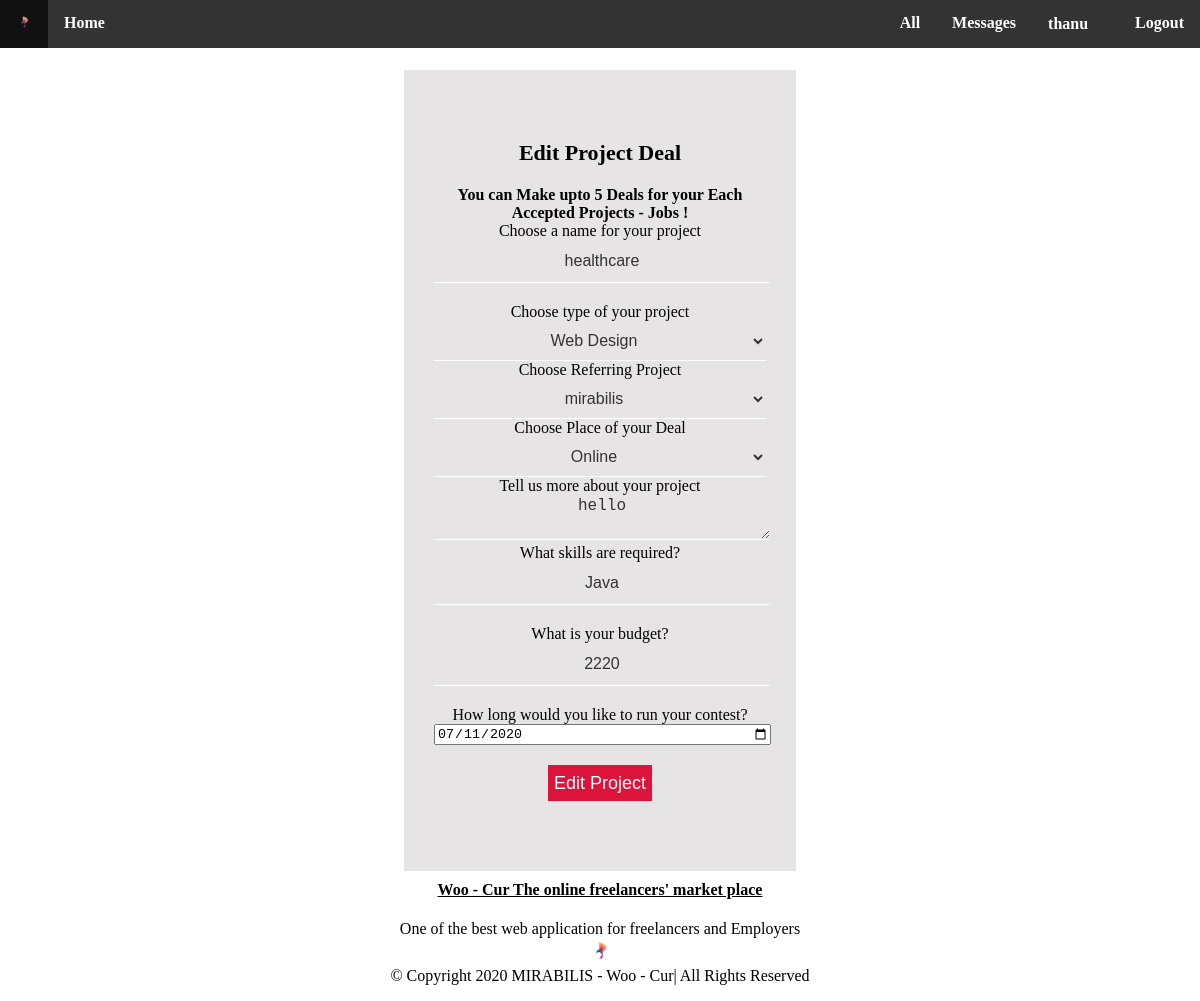
Page /dealspost.php?pid=1 (signed in) on the committed database.
### tables this page shows
CREATE TABLE IF NOT EXISTS `user` (
  `id` int(11) NOT NULL AUTO_INCREMENT,
  `name` varchar(255) NOT NULL,
  `password` varchar(255) NOT NULL,
  `address` varchar(255) NOT NULL,
  `email` varchar(255) NOT NULL,
  `contact` varchar(255) NOT NULL,
  `dob` date NOT NULL,
  `gender` varchar(255) NOT NULL,
  `usertype` varchar(255) NOT NULL,
  `photo` varchar(255) NOT NULL,
  `verification` tinyint(4) NOT NULL,
  `cv` varchar(255) NOT NULL,
  `identy` varchar(255) NOT NULL,
  PRIMARY KEY (`id`)
);

CREATE TABLE IF NOT EXISTS `project` (
  `id` int(11) NOT NULL AUTO_INCREMENT,
  `title` varchar(255) NOT NULL,
  `description` varchar(255) NOT NULL,
  `category` varchar(255) NOT NULL,
  `skill` varchar(255) NOT NULL,
  `project_leader` varchar(255) NOT NULL,
  `date` date NOT NULL,
  `cost` varchar(255) NOT NULL,
  `status` varchar(255) NOT NULL,
  `f_user` varchar(255) NOT NULL,
  `file` text NOT NULL,
  `payment` tinyint(1) NOT NULL,
  `place` varchar(255) NOT NULL,
  `payment_file` varchar(255) NOT NULL,
  `time` timestamp NOT NULL DEFAULT CURRENT_TIMESTAMP ON UPDATE CURRENT_TIMESTAMP,
  `method` varchar(255) NOT NULL,
  `ref_job` varchar(255) NOT NULL,
  PRIMARY KEY (`id`)
);

CREATE TABLE IF NOT EXISTS `category` (
  `id` int(11) NOT NULL AUTO_INCREMENT,
  `skill_sort` varchar(255) NOT NULL,
  PRIMARY KEY (`id`)
);

CREATE TABLE IF NOT EXISTS `job` (
  `id` int(11) NOT NULL AUTO_INCREMENT,
  `title` varchar(255) NOT NULL,
  `description` varchar(255) NOT NULL,
  `category` varchar(255) NOT NULL,
  `skill` varchar(255) NOT NULL,
  `e_user` varchar(255) NOT NULL,
  `date` date NOT NULL,
  `cost` varchar(255) NOT NULL,
  `status` varchar(255) NOT NULL,
  `f_user` int(11) NOT NULL,
  `file` text NOT NULL,
  `time` timestamp NOT NULL DEFAULT CURRENT_TIMESTAMP ON UPDATE CURRENT_TIMESTAMP,
  `place` varchar(255) NOT NULL,
  `payment` tinyint(1) NOT NULL,
  `payment_file` varchar(255) NOT NULL,
  `method` varchar(255) NOT NULL,
  PRIMARY KEY (`id`)
);

### dealspost.php (the view, shortened to what this page needs)
<!DOCTYPE html>
<?php
require("include/db.php");
$uid = $_SESSION['USER_ID'];
$usertype = $_SESSION['USER_TYPE'];
$user = $mysqli->query("SELECT * FROM user WHERE `id` = $uid");
$userrow = $user->fetch_assoc();
if(!empty($_GET['pid'])) {
	$pid = $_GET['pid'];
	$result = $mysqli->query("SELECT * FROM `project` WHERE `id` = $pid");
    if($result && $result->num_rows) {
       $row = $result->fetch_assoc();
	}
}
if(empty($_GET['pid'])) {
    $pid = 0;
}
else {
    $pid = $_GET['pid'];
    $result = $mysqli->query("SELECT * FROM `project` WHERE `id` = $pid");
    if($result && $result->num_rows) {
        $row = $result->fetch_assoc();
    }
    else {
        $pid = 0;
    }
}
?>
<html lang="en-us">
	<head>
		<link rel="stylesheet" href="css/dealspost.css">
	</head>
	<body id="body" class="body">
			<div class="navbar" id="navbar">
			<ul class="menu" id="menu">
				<li><a href="<?php echo $usertype?>.php"><img src="icons/k4.ico" alt=""></a></li>
				<li><a href="<?php echo $usertype?>.php#body">Home</a></li>
				<li class="navspace"><a href="include/logout.php">Logout</a></li>
				<li class="navspace"><a href="feditprofile.php?fid=<?=$uid?>"><?=$userrow['name']?><img src="img/user-2.png" style="width:15px; height:15px;"></a></li>
				<li class="navspace"><a href="message.php">Messages</a></li>
				<li class="dropdown">
				<a href="" class="dropbtn">All</a>
				</li>
			</ul>
			</div>
		<div class="home" id="home">
		<div id="index" class="index"><br>
			<div class="box">
				<form id="postForm" action="include/<?=($pid?'update':'add')?>-dealspost.php" method="post" enctype="multipart/form-data">
					<h3><?=($pid?'Edit':'Post New')?> Project Deal</h3>
					<b>You can Make upto 5 Deals for your Each Accepted Projects - Jobs !</b>
					<div>
						<div>
							<label for="name">Choose a name for your project</label>
							<input type="text" id="name" name="title" placeholder="Project Name" required value="<?=@$row['title']?>">
						</div>
					</div>
					<div>
						<div>
							<label for="prjtype">Choose type of your project</label>
							<select id="prjtype" name="category" required>
						<?php
						$type = $mysqli->query("SELECT * FROM category");
						if($pid == 0){
						while($cat = $type->fetch_assoc()){
						echo '<option value="'.$cat['skill_sort'].'">';
						echo $cat['skill_sort'];
						echo '</option>';
						}
						}
						else{
							while($cat = $type->fetch_assoc()){
							?>
								<option value="<?=$cat['skill_sort']?>" <?=@($row['category']== $cat['skill_sort'])?'selected':''?>><?=$cat['skill_sort']?> </option>
						<?php
							}
							}
						?>
							</select>
						</div>
					</div>
					<div>
						<div>
							<label for="job">Choose Referring Project</label>
							<select id="job" name="job" required>
						<?php
						$projects = $mysqli->query("SELECT * FROM job WHERE `f_user` = $uid");
						if($pid == 0){
						while($myprojects = $projects->fetch_assoc()){
						echo '<option value="'.$myprojects['title'].'">';
						echo $myprojects['title'];
						echo '</option>';
						}
						}
						else{
							while($myprojects = $projects->fetch_assoc()){
							?>
								<option value="<?=$myprojects['title']?>" <?=@($row['ref_job']== $myprojects['title'])?'selected':''?>><?=$myprojects['title']?> </option>
						<?php
							}
							}
						?>
							</select>
						</div>
					</div>
					<div>
						<div>
							<label for="prjplace">Choose Place of your Deal</label>
							<select id="prjplace" name="place" required>
								<option value="Online" <?=@($row['place']=='Online')?'selected':''?>>Online</option>
							</select>
						</div>
                    </div>
					<div>
						<div>
							<label for="about">Tell us more about your project</label>
							<textarea id="about" name="description" placeholder="Project Description" required value="" rows="3"><?=@$row['description']?></textarea>
						</div>
					</div>
					<div>
						<div>
							<label for="lang">What skills are required?</label>
							<input type="text" id="lang" name="skill" placeholder="Langauge or Skill" required value="<?=@$row['skill']?>">
						</div>
					</div>
					<div>
						<div>
							<label for="cost">What is your budget?</label>
							<input type="text" id="cost" name="cost" placeholder="Project Cost in LKR" required value="<?=@$row['cost']?>" min="600" max="100000">
						</div>
					</div>
					<div>
						<div>
							<label for="date">How long would you like to run your contest?</label>
							<input type="date" id="date" name="date" placeholder="Project closing date" required value="<?=@$row['date']?>">
						</div>
					</div>
					<div>
						<div>
							<button type="submit" id="postBtn"><?=($pid?'Edit':'Post')?> Project</button>
						</div>
					</div>
				</form>
			</div>
		</div>
		</div>
	<div class="footer" id="footer">
	<h4><a href="#body">Woo - Cur The online freelancers' market place</a></h4>
	<p>One of the best web application for freelancers and Employers<br>
	<a href="#body"><img src="icons/k3.ico" alt="Woocur" /></a>
	<br>&copy; Copyright 2020  MIRABILIS - Woo - Cur| All Rights Reserved</p>
	</div>
	</body>
</html>

### css/dealspost.css (style rules this page uses)
#body { margin-bottom:0px; margin-top:0px; margin-left:0px; margin-right:0px; width:100%; height:auto; background-image:url(../img/banner.jpg); }
.home { width:98%; left:1%; right:1%; text-align:center; position:relative; top:52px; height:auto; }
.index { width:100%; position:relative; }
.footer { height:120px; position:relative; top:40px; text-align:center; color:black; width:98%; border-radius:0px; left:1%; right:1%; }
.footer a { color:black; }
.footer img { height:25px; width:25px; }
ul { list-style-type:none; margin:0; padding:0; overflow:hidden; background-color:#333; position:fixed; z-index:7; top:0; width:100%; }
li { float:left; font-weight:bold; }
li.navspace { float:right; }
li a { display:block; color:white; text-align:center; padding:14px 16px; text-decoration:none; }
.dropbtn { display: inline-block; color: white; text-align: center; padding: 14px 16px; text-decoration: none; }
.dropdown { float:right; }
li.dropdown { display: inline-block; }
.box { width: 33.3333%; height:auto; background:#cfcccc85; color: black; position: relative; left: 33.3333%; box-sizing:border-box; padding: 70px 30px; font-family:cambria; }
h3 { margin: 0; padding: 0 0 20px; text-align: center; font-size: 22px; }
.box input { width:100%; margin-bottom:20px; }
.box input[type="text"] { border:none; border-bottom: 1px solid #fff; background: transparent; outline: none; height: 40px; color: #333; font-size: 16px; text-align:center; }
.box select { border:none; border-bottom: 1px solid #fff; background: transparent; outline: none; height: 40px; color: #333; font-size: 16px; width:100%; text-align:center; }
textarea { border:none; border-bottom: 1px solid #fff; background: transparent; outline: none; height: 40px; color: #333; font-size: 16px; width:100%; text-align:center; }
.box button[type="submit"] { border:none; outline: none; height: 36px; background: #dc143c; color: #fff; font-size:18px; border-radius: 0px; text-align:center; }

### rows in the picture
user: name "thanu"
project: title "healthcare", category "Web Design", job "mirabilis", place "Online", description "hello", skill "Java", cost "2220", date "07/11/2020"
